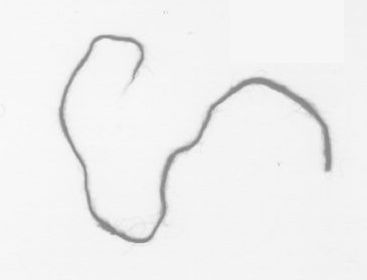
#> input picture sample29_cut.jpg, 367 x 280 px
$ python task02.py
#> lines starting #> are read from the running program, lines starting #| are printed output that depends on the picture; after the words box and inside, x2 and y2 are one past the last pixel; in counts of white or black regions, pixels touching at a corner belong together; long printed decimals are rounded
import cv2
import numpy as np


def calc_coordinate_area(contour):
    M = cv2.moments(contour)  # 计算轮廓的各阶矩,字典
    # print(M)
    # 计算重心
    cx = int(M['m10'] / M['m00'])
    cy = int(M['m01'] / M['m00'])
    # 计算轮廓面积
    area = cv2.contourArea(contour)
    print('cx:%f, cy:%f, area:%f' % (cx, cy, area))
    return cx, cy, area


def main():
    img0 = cv2.imread('sample29_cut.jpg')
#> img0 is the input picture: shape (280, 367, 3); min 130, max 255, mean 240.6
    img = img0.copy()

    kernel = cv2.getStructuringElement(cv2.MORPH_RECT, (3, 3))
    img = cv2.dilate(img, kernel, iterations=1)
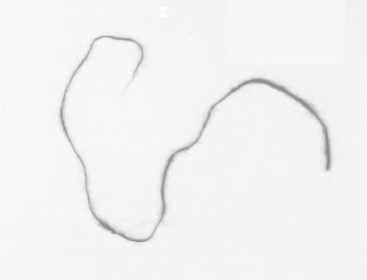
#> img: shape (280, 367, 3); min 139, max 255, mean 242.7

    ret, thresh = cv2.threshold(cv2.cvtColor(img, cv2.COLOR_BGR2GRAY), 127, 255, 0)
#> thresh: shape (280, 367); every value is 255
    contours, hierarchy = cv2.findContours(thresh, cv2.RETR_TREE, cv2.CHAIN_APPROX_NONE)  # 得到轮廓信息
#> contours = 1 contour; box (x1, y1, x2, y2) and area: (0, 0, 367, 280) 102114
    print(len(contours))
#| 1

    areas = []
    coordinate = []
    for i in range(len(contours)):
        cx, cy, area = calc_coordinate_area(contours[i])
        areas.append(area)
        coordinate.append([cx, cy])
#> this loop made 1 pass
#> (cx, cy, area) on pass 1: (183, 139, 102114)
#| cx:183.000, cy:139.000, area:102114.000
#> after the loop, areas = [102114]; coordinate = [[183, 139]]
    print(areas)
#| [102114.0]
    areas_np = np.array(areas)
#> areas_np = [102114]
    max_idx = np.argmax(areas_np)  # 得到最长路径索引
#> max_idx = 0
    min_idx = np.argmin(areas_np)  # 得到最短路径索引
#> min_idx = 0
    print("max: %d, min: %d" % (max_idx, min_idx))
#| max: 0, min: 0
    imgnew = cv2.drawContours(img, contours[max_idx], -1, (0, 255, 0), 1)  # 画出最长路径
    imgnew = cv2.drawContours(imgnew, contours[min_idx], -1, (0, 0, 255), 1)  # 画出最段路径
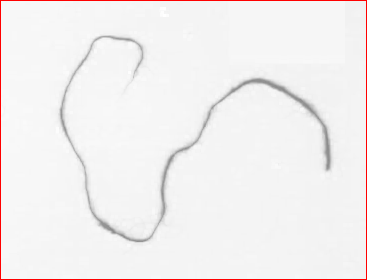
#> imgnew: shape (280, 367, 3); mean B, G, R 239.6, 239.6, 242.8
    print(coordinate[max_idx]) # 最长路径重心坐标
#| [183, 139]
    print(coordinate[min_idx]) # 最短路径重心坐标
#| [183, 139]
    cv2.circle(imgnew, tuple(coordinate[max_idx]), 3, (0, 255, 0), 3)  # 画出最长路径重心坐标
#> imgnew: shape (280, 367, 3); 0.09% of pixels changed, all inside (x1, y1, x2, y2) = (178, 134, 189, 145)
    cv2.circle(imgnew, tuple(coordinate[min_idx]), 3, (0, 0, 255), 3)  # 画出最短路径重心坐标
#> imgnew: shape (280, 367, 3); mean B, G, R 239.4, 239.4, 242.8

    cv2.imshow('img0', img0)
    # cv2.imshow('thresh', thresh)
    cv2.imshow('imgnew', imgnew)
    cv2.imwrite('imgnew_result.jpg', imgnew)
    cv2.waitKey(0)


if __name__ == '__main__':
    main()
